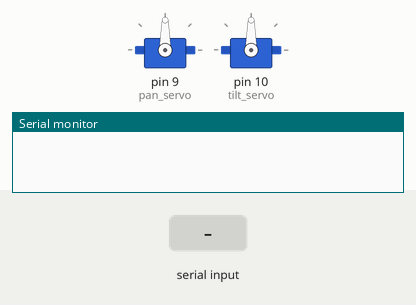
The sketch below on a simulated Arduino Uno, built with avr-gcc and run on an emulated ATmega328P. Shown: 2 × servo, the last lines printed to the serial monitor. The test bench sets the inputs (shaded band).

Above: at 1.2 s.
1.3 s: "pan\n" received over Serial
At 2.1 s:
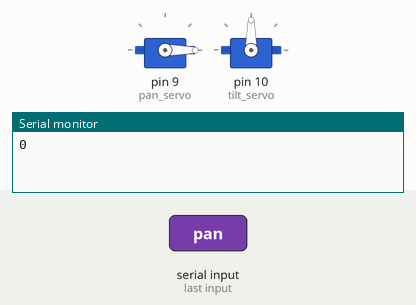
2.8 s: "tilt\n" received over Serial
At 3.2 s:
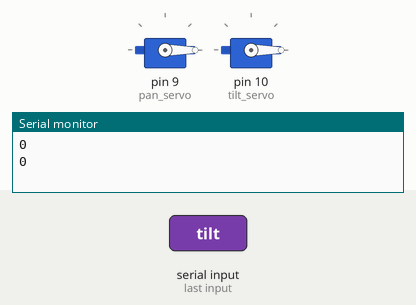
Timing chart, 0 to 5.8 s (numbered marks = the images above; inputs shaded):
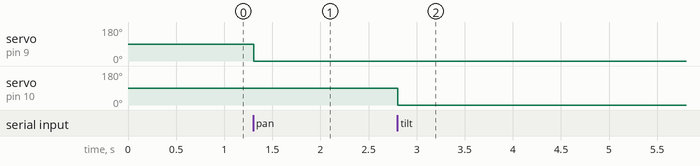

Measured:
- after the input at 1.3 s, servo on pin 9 (pan_servo): 90° → 0° at once
- after the input at 2.8 s, servo on pin 10 (tilt_servo): 90° → 0° at once

The sketch:

SerialEvent.ino
```cpp
#include <Servo.h>
#include <stdlib.h>

Servo pan_servo;
Servo tilt_servo;

String inputString = "";      // a String to hold incoming data
bool stringComplete = false;  // whether the string is complete
int pos_pan = 0;              // 0 ~ 180
int pos_tilt = 0;             // 0 ~ 180

void setup() {
  Serial.begin(9600);
  inputString.reserve(20);   // reserve 200 bytes for the inputString:

  pan_servo.attach(9);
  tilt_servo.attach(10);
}

void loop() {
  if (stringComplete) {

    if (inputString.substring(0, 3)=="pan")
    {
      pos_pan = atoi(inputString.substring(3).c_str()); //atoi: char* ==> int 형변환 , c_str(): string ==> char*로 변환
      Serial.println(pos_pan);
      pan_servo.write(pos_pan);
    }
    else if (inputString.substring(0, 4)=="tilt")
    {
      pos_tilt = atoi(inputString.substring(4).c_str()); //atoi: char* ==> int 형변환 , c_str(): string ==> char*로 변환
      Serial.println(pos_tilt);
      tilt_servo.write(pos_tilt);
    }
    else;

    inputString = "";        // clear the string:
    stringComplete = false;
  }
}

void serialEvent() {                   // serial 수신 event발생시 마다 실행
  while (Serial.available()) {

    char inChar = (char)Serial.read();

    inputString = inputString + inChar;

    if (inChar == '\n') {              // inchar에 serial monitor로 '엔터'(\n)가 입력되면...
      stringComplete = true;
    }
  }
}
```
